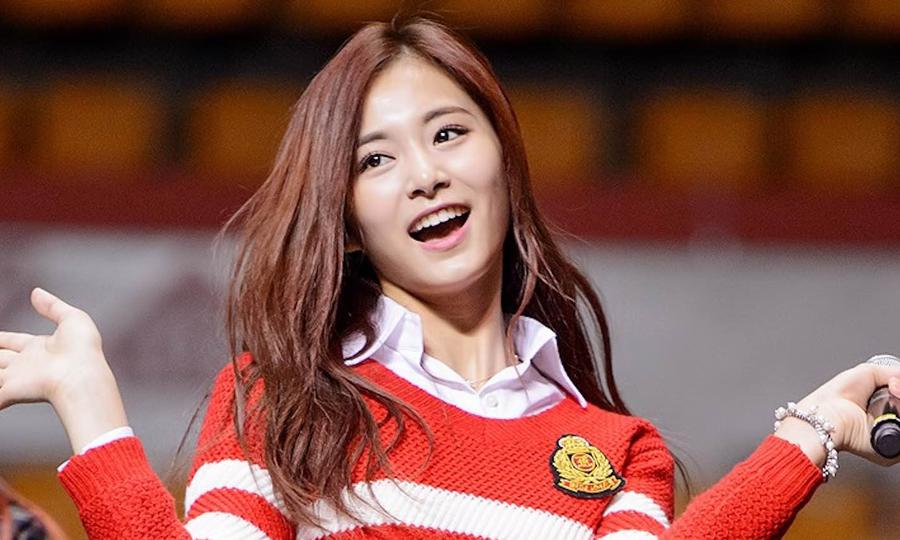
#> input picture resources/image.jpg, 900 x 540 px, given in place of the camera
$ python face_opencv_stream.py   (older library calls are emulated)
#> lines starting #> are read from the running program, lines starting #| are printed output that depends on the picture; after the words box and inside, x2 and y2 are one past the last pixel; in counts of white or black regions, pixels touching at a corner belong together; long printed decimals are rounded
import cv2
import os
import numpy as np
import utils
import time

# must be the same as camera resolutions
frameWidth = 1280
frameHeight = 720
myPath = 'data/images'
cameraNo = 0
cameraBrightness = 180
moduleVal = 10  # SAVE EVERY ITH FRAME TO AVOID REPETITION
minBlur = 200  # SMALLER VALUE MEANS MORE BLURRINESS PRESENT
grayImage = False # IMAGES SAVED COLORED OR GRAY
saveData = True   # SAVE DATA FLAG
showImage = False  # IMAGE DISPLAY FLAG

haar_cascade_face = cv2.CascadeClassifier('haarcascades/haarcascade_frontalface_default.xml')

# 0 - is web camera
cap = cv2.VideoCapture(0)
# resizing
cap.set(3, frameWidth)
cap.set(4, frameHeight)
cap.set(10,cameraBrightness)

count = 0
countSave =0

def saveDataFunc():
    global countFolder
    countFolder = 0
    while os.path.exists( myPath+ str(countFolder)):
        countFolder += 1
    os.makedirs(myPath + str(countFolder))

if saveData:saveDataFunc()

while True:
    success, img = cap.read()
#> img is the input picture: shape (540, 900, 3); mean B, G, R 76.9, 85.7, 133

    imgGray = cv2.cvtColor(img, cv2.COLOR_BGR2GRAY)
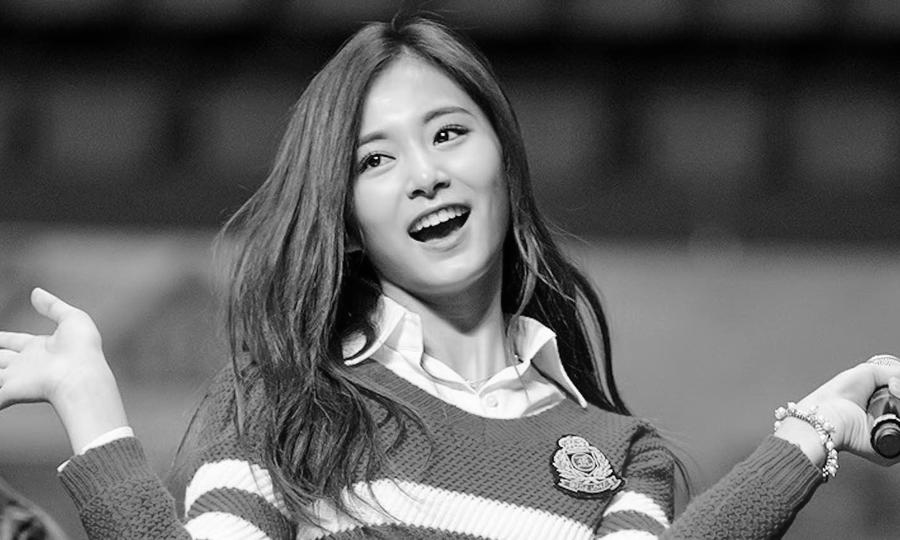
#> imgGray: shape (540, 900); min 0, max 255, mean 98.8

    faces_rects = haar_cascade_face.detectMultiScale(imgGray, scaleFactor = 1.2, minNeighbors = 5)
#> faces_rects = [[317, 63, 206, 206]]
    for (x,y,w,h) in faces_rects:
        cv2.rectangle(img, (x, y), (x+w, y+h), (0, 255, 0), 2)

        if grayImage:img = cv2.cvtColor(img,cv2.COLOR_BGR2GRAY)

        if saveData:
            blur = cv2.Laplacian(img, cv2.CV_64F).var()
            print(count % moduleVal == 0, blur, minBlur)
            if count % moduleVal == 0 and blur > minBlur:
                nowTime = time.time()
                cv2.imwrite(myPath + str(countFolder) +
                        '/' + str(countSave)+"_"+ str(int(blur))+"_"+str(nowTime)+".png", img[y:y+h, x:x+w])
                countSave += 1
            count += 1

        if showImage:
            cv2.imshow("Image", img)
#> this loop made 1 pass
#> (x, y, w, h, blur, countSave, count) on pass 1: (317, 63, 206, 206, 546.1, 1, 1)
#| True 546.098 200
#> pass 1, `cv2.imwrite(myPath + str(countFolder) + '/' + str(countSave)+"_"+ str(..`:
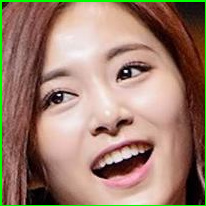
#> saved as 0_546_1795199654.1176183.png: shape (206, 206, 3); mean B, G, R 109.7, 126.6, 156.6
#> after the loop:
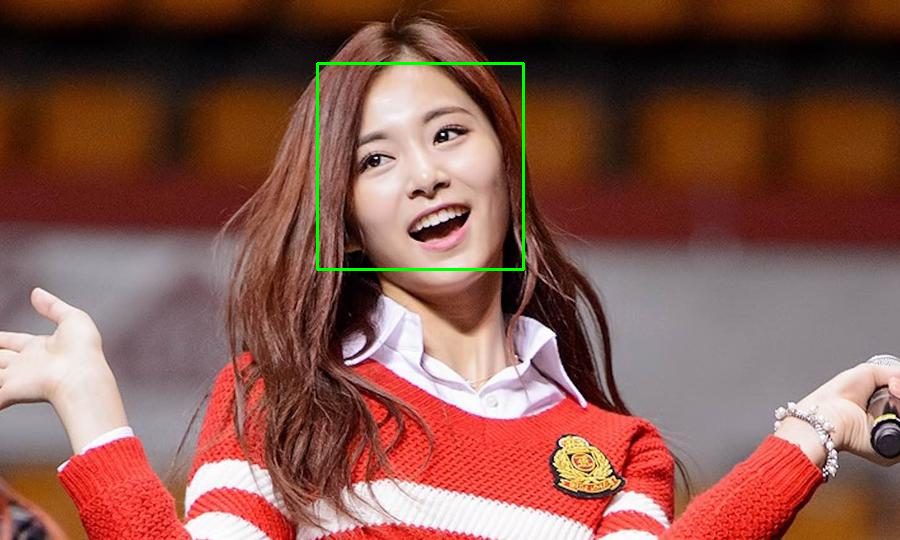
#> img: shape (540, 900, 3); 0.51% of pixels changed, all inside (x1, y1, x2, y2) = (316, 62, 525, 271)
#> after the loop, count = 1; countSave = 1


    # [5 lines of commented-out code are left out]
    cv2.imshow("Faces", img)
    if cv2.waitKey(1) & 0xFF == ord('q'):
#> (key q is pressed here)
        break


cap.release()
cv2.destroyAllWindows()
